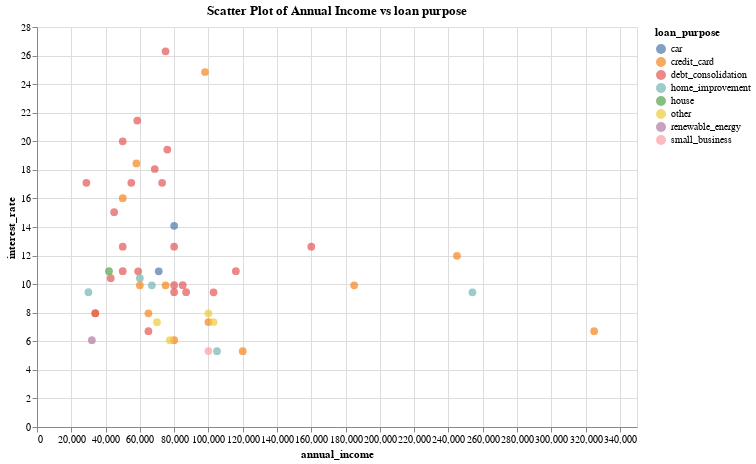

Write notebook code for a chart like this one.
### Code cell
alt.Chart(df).mark_circle(size=60).encode(
    x='annual_income',
    y='interest_rate',
    tooltip=['annual_income', 'interest_rate', 'grade'],
    color='loan_purpose'
).properties(
    width=600,
    height=400,
    title="Scatter Plot of Annual Income vs loan purpose"
).interactive()

### Figure 1 — Vega-Lite specification as saved in the notebook (floating-point values rounded to 4 significant figures)
{"config": {"view": {"continuousWidth": 300, "continuousHeight": 300}}, "data": {"name": "data-6518b6c753e8b6e4fb2928371445a5ee"}, "mark": {"type": "circle", "size": 60}, "encoding": {"color": {"field": "loan_purpose", "type": "nominal"}, "tooltip": [{"field": "annual_income", "type": "quantitative"}, {"field": "interest_rate", "type": "quantitative"}, {"field": "grade", "type": "nominal"}], "x": {"field": "annual_income", "type": "quantitative"}, "y": {"field": "interest_rate", "type": "quantitative"}}, "height": 400, "params": [{"name": "param_8", "select": {"type": "interval", "encodings": ["x", "y"]}, "bind": "scales"}], "title": "Scatter Plot of Annual Income vs loan purpose", "width": 600, "$schema": "https://vega.github.io/schema/vega-lite/v5.20.1.json", "datasets": {"data-6518b6c753e8b6e4fb2928371445a5ee": [{"state": "NJ", "emp_length": 3.0, "term": 60, "homeownership": "rent", "annual_income": 59000, "verified_income": "Not Verified", "debt_to_income": 0.5575, "total_credit_limit": 95131, "total_credit_utilized": 32894, "num_cc_carrying_balance": 8, "loan_purpose": "debt_consolidation", "loan_amount": 22000, "grade": "B", "interest_rate": 10.9, "public_record_bankrupt": 0, "loan_status": "Current", "has_second_income": false, "total_income": 59000}, {"state": "CA", "emp_length": 10.0, "term": 36, "homeownership": "rent", "annual_income": 60000, "verified_income": "Not Verified", "debt_to_income": 1.306, "total_credit_limit": 51929, "total_credit_utilized": 78341, "num_cc_carrying_balance": 2, "loan_purpose": "credit_card", "loan_amount": 6000, "grade": "B", "interest_rate": 9.92, "public_record_bankrupt": 1, "loan_status": "Current", "has_second_income": false, "total_income": 60000}, {"state": "SC", "emp_length": null, "term": 36, "homeownership": "mortgage", "annual_income": 75000, "verified_income": "Verified", "debt_to_income": 1.056, "total_credit_limit": 301373, "total_credit_utilized": 79221, "num_cc_carrying_balance": 14, "loan_purpose": "debt_consolidation", "loan_amount": 25000, "grade": "E", "interest_rate": 26.3, "public_record_bankrupt": 0, "loan_status": "Current", "has_second_income": false, "total_income": 75000}, {"state": "CA", "emp_length": 0.0, "term": 36, "homeownership": "rent", "annual_income": 75000, "verified_income": "Not Verified", "debt_to_income": 0.5743, "total_credit_limit": 59890, "total_credit_utilized": 43076, "num_cc_carrying_balance": 10, "loan_purpose": "credit_card", "loan_amount": 6000, "grade": "B", "interest_rate": 9.92, "public_record_bankrupt": 0, "loan_status": "Current", "has_second_income": false, "total_income": 75000}, {"state": "OH", "emp_length": 4.0, "term": 60, "homeownership": "mortgage", "annual_income": 254000, "verified_income": "Not Verified", "debt_to_income": 0.2381, "total_credit_limit": 422619, "total_credit_utilized": 60490, "num_cc_carrying_balance": 2, "loan_purpose": "home_improvement", "loan_amount": 25000, "grade": "B", "interest_rate": 9.43, "public_record_bankrupt": 0, "loan_status": "Current", "has_second_income": false, "total_income": 254000}, {"state": "IN", "emp_length": 6.0, "term": 36, "homeownership": "mortgage", "annual_income": 67000, "verified_income": "Source Verified", "debt_to_income": 1.077, "total_credit_limit": 349825, "total_credit_utilized": 72162, "num_cc_carrying_balance": 4, "loan_purpose": "home_improvement", "loan_amount": 6400, "grade": "B", "interest_rate": 9.92, "public_record_bankrupt": 0, "loan_status": "Current", "has_second_income": false, "total_income": 67000}, {"state": "NY", "emp_length": 2.0, "term": 36, "homeownership": "rent", "annual_income": 28800, "verified_income": "Source Verified", "debt_to_income": 0.09972, "total_credit_limit": 15980, "total_credit_utilized": 2872, "num_cc_carrying_balance": 1, "loan_purpose": "debt_consolidation", "loan_amount": 3000, "grade": "D", "interest_rate": 17.09, "public_record_bankrupt": 0, "loan_status": "Current", "has_second_income": false, "total_income": 28800}, {"state": "MO", "emp_length": 10.0, "term": 36, "homeownership": "mortgage", "annual_income": 80000, "verified_income": "Not Verified", "debt_to_income": 0.3509, "total_credit_limit": 258439, "total_credit_utilized": 28073, "num_cc_carrying_balance": 3, "loan_purpose": "credit_card", "loan_amount": 14500, "grade": "A", "interest_rate": 6.08, "public_record_bankrupt": 0, "loan_status": "Current", "has_second_income": false, "total_income": 80000}, {"state": "FL", "emp_length": 6.0, "term": 60, "homeownership": "rent", "annual_income": 34000, "verified_income": "Not Verified", "debt_to_income": 0.6975, "total_credit_limit": 87705, "total_credit_utilized": 23715, "num_cc_carrying_balance": 10, "loan_purpose": "credit_card", "loan_amount": 10000, "grade": "A", "interest_rate": 7.97, "public_record_bankrupt": 0, "loan_status": "Current", "has_second_income": false, "total_income": 34000}, {"state": "FL", "emp_length": 3.0, "term": 60, "homeownership": "mortgage", "annual_income": 80000, "verified_income": "Source Verified", "debt_to_income": 0.1669, "total_credit_limit": 330394, "total_credit_utilized": 32036, "num_cc_carrying_balance": 4, "loan_purpose": "debt_consolidation", "loan_amount": 18500, "grade": "C", "interest_rate": 12.62, "public_record_bankrupt": 1, "loan_status": "Current", "has_second_income": true, "total_income": 192000}, {"state": "MD", "emp_length": 8.0, "term": 36, "homeownership": "rent", "annual_income": 73000, "verified_income": "Source Verified", "debt_to_income": 0.4143, "total_credit_limit": 36182, "total_credit_utilized": 30246, "num_cc_carrying_balance": 3, "loan_purpose": "debt_consolidation", "loan_amount": 17000, "grade": "D", "interest_rate": 17.09, "public_record_bankrupt": 0, "loan_status": "Current", "has_second_income": false, "total_income": 73000}, {"state": "HI", "emp_length": 10.0, "term": 36, "homeownership": "mortgage", "annual_income": 120000, "verified_income": "Not Verified", "debt_to_income": 0.7989, "total_credit_limit": 452712, "total_credit_utilized": 95869, "num_cc_carrying_balance": 4, "loan_purpose": "credit_card", "loan_amount": 12000, "grade": "A", "interest_rate": 5.31, "public_record_bankrupt": 0, "loan_status": "Current", "has_second_income": false, "total_income": 120000}, {"state": "CT", "emp_length": 10.0, "term": 36, "homeownership": "rent", "annual_income": 100000, "verified_income": "Source Verified", "debt_to_income": 0.2781, "total_credit_limit": 74805, "total_credit_utilized": 27809, "num_cc_carrying_balance": 3, "loan_purpose": "credit_card", "loan_amount": 16000, "grade": "A", "interest_rate": 7.35, "public_record_bankrupt": 0, "loan_status": "Current", "has_second_income": false, "total_income": 100000}, {"state": "NE", "emp_length": 2.0, "term": 36, "homeownership": "mortgage", "annual_income": 105000, "verified_income": "Not Verified", "debt_to_income": 0.2682, "total_credit_limit": 279386, "total_credit_utilized": 28160, "num_cc_carrying_balance": 2, "loan_purpose": "home_improvement", "loan_amount": 16500, "grade": "A", "interest_rate": 5.31, "public_record_bankrupt": 0, "loan_status": "Current", "has_second_income": false, "total_income": 105000}, {"state": "CA", "emp_length": 5.0, "term": 36, "homeownership": "rent", "annual_income": 34000, "verified_income": "Not Verified", "debt_to_income": 0.6293, "total_credit_limit": 33038, "total_credit_utilized": 21396, "num_cc_carrying_balance": 3, "loan_purpose": "debt_consolidation", "loan_amount": 3000, "grade": "A", "interest_rate": 7.96, "public_record_bankrupt": 0, "loan_status": "Current", "has_second_income": false, "total_income": 34000}, {"state": "TX", "emp_length": 2.0, "term": 60, "homeownership": "mortgage", "annual_income": 98000, "verified_income": "Verified", "debt_to_income": 1.107, "total_credit_limit": 319551, "total_credit_utilized": 108496, "num_cc_carrying_balance": 6, "loan_purpose": "credit_card", "loan_amount": 29400, "grade": "E", "interest_rate": 24.85, "public_record_bankrupt": 0, "loan_status": "Fully Paid", "has_second_income": false, "total_income": 98000}, {"state": "HI", "emp_length": 5.0, "term": 60, "homeownership": "rent", "annual_income": 68700, "verified_income": "Source Verified", "debt_to_income": 1.5, "total_credit_limit": 119325, "total_credit_utilized": 103019, "num_cc_carrying_balance": 5, "loan_purpose": "debt_consolidation", "loan_amount": 13500, "grade": "D", "interest_rate": 18.06, "public_record_bankrupt": 0, "loan_status": "Current", "has_second_income": false, "total_income": 68700}, {"state": "CA", "emp_length": 3.0, "term": 60, "homeownership": "rent", "annual_income": 43000, "verified_income": "Source Verified", "debt_to_income": 0.1547, "total_credit_limit": 60693, "total_credit_utilized": 22270, "num_cc_carrying_balance": 4, "loan_purpose": "debt_consolidation", "loan_amount": 18200, "grade": "B", "interest_rate": 10.42, "public_record_bankrupt": 0, "loan_status": "Current", "has_second_income": true, "total_income": 144000}, {"state": "CA", "emp_length": 3.0, "term": 36, "homeownership": "rent", "annual_income": 100000, "verified_income": "Source Verified", "debt_to_income": 0.1382, "total_credit_limit": 69100, "total_credit_utilized": 13823, "num_cc_carrying_balance": 5, "loan_purpose": "other", "loan_amount": 6000, "grade": "A", "interest_rate": 7.96, "public_record_bankrupt": 0, "loan_status": "Current", "has_second_income": false, "total_income": 100000}, {"state": "FL", "emp_length": 10.0, "term": 60, "homeownership": "mortgage", "annual_income": 76000, "verified_income": "Source Verified", "debt_to_income": 0.5898, "total_credit_limit": 249700, "total_credit_utilized": 44826, "num_cc_carrying_balance": 10, "loan_purpose": "debt_consolidation", "loan_amount": 18000, "grade": "D", "interest_rate": 19.42, "public_record_bankrupt": 0, "loan_status": "Current", "has_second_income": false, "total_income": 76000}, {"state": "MS", "emp_length": 10.0, "term": 36, "homeownership": "mortgage", "annual_income": 80000, "verified_income": "Verified", "debt_to_income": 0.7373, "total_credit_limit": 136046, "total_credit_utilized": 124994, "num_cc_carrying_balance": 1, "loan_purpose": "car", "loan_amount": 5000, "grade": "C", "interest_rate": 14.08, "public_record_bankrupt": 0, "loan_status": "Current", "has_second_income": true, "total_income": 169528}, {"state": "WI", "emp_length": 10.0, "term": 60, "homeownership": "mortgage", "annual_income": 50000, "verified_income": "Verified", "debt_to_income": 0.5234, "total_credit_limit": 375828, "total_credit_utilized": 87934, "num_cc_carrying_balance": 11, "loan_purpose": "debt_consolidation", "loan_amount": 40000, "grade": "D", "interest_rate": 20.0, "public_record_bankrupt": 0, "loan_status": "Fully Paid", "has_second_income": true, "total_income": 168000}, {"state": "WV", "emp_length": 0.0, "term": 36, "homeownership": "mortgage", "annual_income": 80000, "verified_income": "Not Verified", "debt_to_income": 0.7045, "total_credit_limit": 197299, "total_credit_utilized": 56363, "num_cc_carrying_balance": 6, "loan_purpose": "debt_consolidation", "loan_amount": 4500, "grade": "B", "interest_rate": 9.44, "public_record_bankrupt": 0, "loan_status": "Fully Paid", "has_second_income": false, "total_income": 80000}, {"state": "CA", "emp_length": 1.0, "term": 36, "homeownership": "rent", "annual_income": 185000, "verified_income": "Not Verified", "debt_to_income": 0.2547, "total_credit_limit": 102500, "total_credit_utilized": 47115, "num_cc_carrying_balance": 2, "loan_purpose": "credit_card", "loan_amount": 15000, "grade": "B", "interest_rate": 9.92, "public_record_bankrupt": 0, "loan_status": "Current", "has_second_income": false, "total_income": 185000}, {"state": "NJ", "emp_length": 5.0, "term": 60, "homeownership": "mortgage", "annual_income": 42000, "verified_income": "Source Verified", "debt_to_income": 0.08667, "total_credit_limit": 64800, "total_credit_utilized": 3640, "num_cc_carrying_balance": 5, "loan_purpose": "house", "loan_amount": 20000, "grade": "B", "interest_rate": 10.91, "public_record_bankrupt": 0, "loan_status": "Current", "has_second_income": false, "total_income": 42000}, {"state": "MA", "emp_length": 2.0, "term": 36, "homeownership": "rent", "annual_income": 100000, "verified_income": "Verified", "debt_to_income": 0.3282, "total_credit_limit": 144700, "total_credit_utilized": 88613, "num_cc_carrying_balance": 4, "loan_purpose": "small_business", "loan_amount": 20000, "grade": "A", "interest_rate": 5.32, "public_record_bankrupt": 0, "loan_status": "Current", "has_second_income": true, "total_income": 270000}, {"state": "TX", "emp_length": 5.0, "term": 36, "homeownership": "mortgage", "annual_income": 65000, "verified_income": "Not Verified", "debt_to_income": 0.2427, "total_credit_limit": 256974, "total_credit_utilized": 15778, "num_cc_carrying_balance": 7, "loan_purpose": "debt_consolidation", "loan_amount": 10000, "grade": "A", "interest_rate": 6.71, "public_record_bankrupt": 0, "loan_status": "Fully Paid", "has_second_income": false, "total_income": 65000}, {"state": "IN", "emp_length": 5.0, "term": 36, "homeownership": "own", "annual_income": 45000, "verified_income": "Not Verified", "debt_to_income": 0.1573, "total_credit_limit": 121323, "total_credit_utilized": 7079, "num_cc_carrying_balance": 4, "loan_purpose": "debt_consolidation", "loan_amount": 9000, "grade": "C", "interest_rate": 15.04, "public_record_bankrupt": 0, "loan_status": "Current", "has_second_income": false, "total_income": 45000}, {"state": "RI", "emp_length": 10.0, "term": 60, "homeownership": "mortgage", "annual_income": 245000, "verified_income": "Verified", "debt_to_income": 0.1674, "total_credit_limit": 495163, "total_credit_utilized": 41004, "num_cc_carrying_balance": 6, "loan_purpose": "credit_card", "loan_amount": 35000, "grade": "B", "interest_rate": 11.98, "public_record_bankrupt": 0, "loan_status": "Current", "has_second_income": false, "total_income": 245000}, {"state": "TX", "emp_length": 0.0, "term": 36, "homeownership": "mortgage", "annual_income": 50000, "verified_income": "Source Verified", "debt_to_income": 0.6397, "total_credit_limit": 203326, "total_credit_utilized": 122818, "num_cc_carrying_balance": 4, "loan_purpose": "debt_consolidation", "loan_amount": 40000, "grade": "C", "interest_rate": 12.62, "public_record_bankrupt": 0, "loan_status": "Current", "has_second_income": true, "total_income": 192000}, {"state": "VA", "emp_length": 0.0, "term": 36, "homeownership": "rent", "annual_income": 116000, "verified_income": "Source Verified", "debt_to_income": 0.5844, "total_credit_limit": 446850, "total_credit_utilized": 67790, "num_cc_carrying_balance": 7, "loan_purpose": "debt_consolidation", "loan_amount": 13125, "grade": "B", "interest_rate": 10.91, "public_record_bankrupt": 0, "loan_status": "Current", "has_second_income": false, "total_income": 116000}, {"state": "NV", "emp_length": 5.0, "term": 36, "homeownership": "mortgage", "annual_income": 30000, "verified_income": "Not Verified", "debt_to_income": 0.512, "total_credit_limit": 190832, "total_credit_utilized": 57345, "num_cc_carrying_balance": 6, "loan_purpose": "home_improvement", "loan_amount": 32000, "grade": "B", "interest_rate": 9.44, "public_record_bankrupt": 0, "loan_status": "Current", "has_second_income": true, "total_income": 112000}, {"state": "MA", "emp_length": 4.0, "term": 60, "homeownership": "mortgage", "annual_income": 80000, "verified_income": "Not Verified", "debt_to_income": 0.2445, "total_credit_limit": 432092, "total_credit_utilized": 53310, "num_cc_carrying_balance": 5, "loan_purpose": "debt_consolidation", "loan_amount": 18000, "grade": "B", "interest_rate": 9.93, "public_record_bankrupt": 0, "loan_status": "Current", "has_second_income": true, "total_income": 218000}, {"state": "CA", "emp_length": 7.0, "term": 36, "homeownership": "rent", "annual_income": 103000, "verified_income": "Source Verified", "debt_to_income": 0.2658, "total_credit_limit": 124900, "total_credit_utilized": 27381, "num_cc_carrying_balance": 5, "loan_purpose": "other", "loan_amount": 30000, "grade": "A", "interest_rate": 7.35, "public_record_bankrupt": 0, "loan_status": "Fully Paid", "has_second_income": false, "total_income": 103000}, {"state": "IL", "emp_length": 5.0, "term": 36, "homeownership": "rent", "annual_income": 58000, "verified_income": "Not Verified", "debt_to_income": 4.777, "total_credit_limit": 236668, "total_credit_utilized": 277081, "num_cc_carrying_balance": 5, "loan_purpose": "credit_card", "loan_amount": 4400, "grade": "D", "interest_rate": 18.45, "public_record_bankrupt": 0, "loan_status": "Current", "has_second_income": false, "total_income": 58000}, {"state": "AZ", "emp_length": 0.0, "term": 36, "homeownership": "own", "annual_income": 55000, "verified_income": "Source Verified", "debt_to_income": 0.2991, "total_credit_limit": 35900, "total_credit_utilized": 16450, "num_cc_carrying_balance": 12, "loan_purpose": "debt_consolidation", "loan_amount": 7000, "grade": "D", "interest_rate": 17.09, "public_record_bankrupt": 0, "loan_status": "Current", "has_second_income": false, "total_income": 55000}, {"state": "MN", "emp_length": null, "term": 36, "homeownership": "mortgage", "annual_income": 65000, "verified_income": "Not Verified", "debt_to_income": 0.7522, "total_credit_limit": 174860, "total_credit_utilized": 48896, "num_cc_carrying_balance": 4, "loan_purpose": "credit_card", "loan_amount": 25000, "grade": "A", "interest_rate": 7.96, "public_record_bankrupt": 0, "loan_status": "Current", "has_second_income": false, "total_income": 65000}, {"state": "IL", "emp_length": 2.0, "term": 36, "homeownership": "rent", "annual_income": 32000, "verified_income": "Source Verified", "debt_to_income": 0.7213, "total_credit_limit": 45594, "total_credit_utilized": 23081, "num_cc_carrying_balance": 4, "loan_purpose": "renewable_energy", "loan_amount": 6500, "grade": "A", "interest_rate": 6.08, "public_record_bankrupt": 1, "loan_status": "Current", "has_second_income": false, "total_income": 32000}, {"state": "MD", "emp_length": 5.0, "term": 36, "homeownership": "mortgage", "annual_income": 325000, "verified_income": "Source Verified", "debt_to_income": 0.3078, "total_credit_limit": 793009, "total_credit_utilized": 100019, "num_cc_carrying_balance": 11, "loan_purpose": "credit_card", "loan_amount": 35000, "grade": "A", "interest_rate": 6.71, "public_record_bankrupt": 0, "loan_status": "Current", "has_second_income": false, "total_income": 325000}, {"state": "MD", "emp_length": 3.0, "term": 36, "homeownership": "rent", "annual_income": 70000, "verified_income": "Source Verified", "debt_to_income": 5.334, "total_credit_limit": 272878, "total_credit_utilized": 373361, "num_cc_carrying_balance": 2, "loan_purpose": "other", "loan_amount": 7500, "grade": "A", "interest_rate": 7.34, "public_record_bankrupt": 0, "loan_status": "Current", "has_second_income": false, "total_income": 70000}, {"state": "CA", "emp_length": 10.0, "term": 60, "homeownership": "mortgage", "annual_income": 160000, "verified_income": "Verified", "debt_to_income": 0.3344, "total_credit_limit": 581604, "total_credit_utilized": 53504, "num_cc_carrying_balance": 3, "loan_purpose": "debt_consolidation", "loan_amount": 38500, "grade": "C", "interest_rate": 12.62, "public_record_bankrupt": 1, "loan_status": "Current", "has_second_income": false, "total_income": 160000}, {"state": "NJ", "emp_length": 6.0, "term": 36, "homeownership": "rent", "annual_income": 50000, "verified_income": "Source Verified", "debt_to_income": 1.257, "total_credit_limit": 90398, "total_credit_utilized": 62872, "num_cc_carrying_balance": 5, "loan_purpose": "credit_card", "loan_amount": 15000, "grade": "C", "interest_rate": 16.02, "public_record_bankrupt": 0, "loan_status": "Current", "has_second_income": false, "total_income": 50000}, {"state": "IL", "emp_length": 10.0, "term": 60, "homeownership": "rent", "annual_income": 71000, "verified_income": "Not Verified", "debt_to_income": 0.7425, "total_credit_limit": 115970, "total_credit_utilized": 52719, "num_cc_carrying_balance": 8, "loan_purpose": "car", "loan_amount": 24000, "grade": "B", "interest_rate": 10.9, "public_record_bankrupt": 0, "loan_status": "Current", "has_second_income": false, "total_income": 71000}, {"state": "MI", "emp_length": 0.0, "term": 36, "homeownership": "mortgage", "annual_income": 85000, "verified_income": "Not Verified", "debt_to_income": 0.8188, "total_credit_limit": 131847, "total_credit_utilized": 69595, "num_cc_carrying_balance": 3, "loan_purpose": "debt_consolidation", "loan_amount": 24000, "grade": "B", "interest_rate": 9.93, "public_record_bankrupt": 0, "loan_status": "Fully Paid", "has_second_income": false, "total_income": 85000}, {"state": "CA", "emp_length": 5.0, "term": 36, "homeownership": "mortgage", "annual_income": 87000, "verified_income": "Source Verified", "debt_to_income": 0.05472, "total_credit_limit": 294946, "total_credit_utilized": 4761, "num_cc_carrying_balance": 3, "loan_purpose": "debt_consolidation", "loan_amount": 12800, "grade": "B", "interest_rate": 9.44, "public_record_bankrupt": 0, "loan_status": "Current", "has_second_income": false, "total_income": 87000}, {"state": "TX", "emp_length": 10.0, "term": 36, "homeownership": "mortgage", "annual_income": 60000, "verified_income": "Not Verified", "debt_to_income": 0.7312, "total_credit_limit": 64017, "total_credit_utilized": 43871, "num_cc_carrying_balance": 5, "loan_purpose": "home_improvement", "loan_amount": 6000, "grade": "B", "interest_rate": 10.42, "public_record_bankrupt": 0, "loan_status": "Current", "has_second_income": false, "total_income": 60000}, {"state": "NV", "emp_length": 0.0, "term": 36, "homeownership": "mortgage", "annual_income": 58500, "verified_income": "Verified", "debt_to_income": 0.3968, "total_credit_limit": 49234, "total_credit_utilized": 23214, "num_cc_carrying_balance": 2, "loan_purpose": "debt_consolidation", "loan_amount": 30000, "grade": "D", "interest_rate": 21.45, "public_record_bankrupt": 0, "loan_status": "Current", "has_second_income": false, "total_income": 58500}, {"state": "NH", "emp_length": 2.0, "term": 36, "homeownership": "rent", "annual_income": 50000, "verified_income": "Source Verified", "debt_to_income": 0.5026, "total_credit_limit": 39814, "total_credit_utilized": 25131, "num_cc_carrying_balance": 4, "loan_purpose": "debt_consolidation", "loan_amount": 5825, "grade": "B", "interest_rate": 10.91, "public_record_bankrupt": 0, "loan_status": "Current", "has_second_income": false, "total_income": 50000}, {"state": "IL", "emp_length": 2.0, "term": 36, "homeownership": "own", "annual_income": 103000, "verified_income": "Not Verified", "debt_to_income": 0.9736, "total_credit_limit": 150027, "total_credit_utilized": 100280, "num_cc_carrying_balance": 4, "loan_purpose": "debt_consolidation", "loan_amount": 20000, "grade": "B", "interest_rate": 9.43, "public_record_bankrupt": 0, "loan_status": "Current", "has_second_income": false, "total_income": 103000}, {"state": "TX", "emp_length": 9.0, "term": 36, "homeownership": "mortgage", "annual_income": 77500, "verified_income": "Verified", "debt_to_income": 0.6779, "total_credit_limit": 390156, "total_credit_utilized": 52534, "num_cc_carrying_balance": 2, "loan_purpose": "other", "loan_amount": 15000, "grade": "A", "interest_rate": 6.08, "public_record_bankrupt": 0, "loan_status": "Current", "has_second_income": false, "total_income": 77500}]}}
